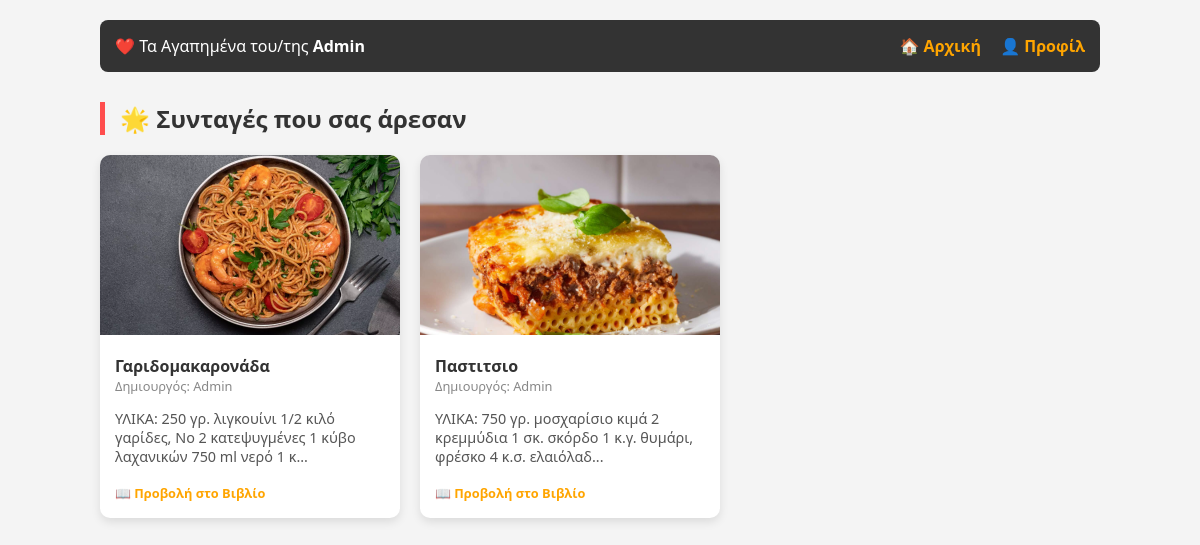
Page /favorites.php (signed in) on the committed database.
### tables this page shows
CREATE TABLE `recipes` (
  `id` int(11) NOT NULL,
  `user_id` int(11) NOT NULL,
  `title` varchar(255) NOT NULL,
  `description` text NOT NULL,
  `image_url` varchar(255) DEFAULT NULL,
  `created_at` timestamp NOT NULL DEFAULT current_timestamp()
);

CREATE TABLE `users` (
  `id` int(11) NOT NULL,
  `username` varchar(100) NOT NULL,
  `email` varchar(100) NOT NULL,
  `password` varchar(255) NOT NULL
);

### favorites.php (the view, shortened to what this page needs)
<?php
require_once 'config.php';
$user_id = $_SESSION['user_id'];
$sql = "SELECT r.*, u.username
        FROM recipes r
        JOIN likes l ON r.id = l.recipe_id
        JOIN users u ON r.user_id = u.id
        WHERE l.user_id = ?
        ORDER BY l.id DESC";
$stmt = $pdo->prepare($sql);
$stmt->execute([$user_id]);
$fav_recipes = $stmt->fetchAll();
?>
<!DOCTYPE html>
<html lang="el">
<head>
</head>
<body>
<div class="container">
    <header>
        <span>❤️ Τα Αγαπημένα του/της <strong><?php echo htmlspecialchars($_SESSION['username']); ?></strong></span>
        <nav>
            <a href="index.php">🏠 Αρχική</a>
            <a href="profile.php">👤 Προφίλ</a>
        </nav>
    </header>
    <h2>🌟 Συνταγές που σας άρεσαν</h2>
    <div class="recipe-grid">
        <?php if (empty($fav_recipes)): ?>
            <p style="padding-left: 20px;">Δεν έχετε προσθέσει ακόμα καμία συνταγή στα αγαπημένα.</p>
        <?php else: ?>
            <?php foreach ($fav_recipes as $recipe): ?>
                <div class="recipe-card">
                    <?php if($recipe['image_url']): ?>
                        <img src="uploads/<?php echo htmlspecialchars($recipe['image_url']); ?>" class="recipe-img">
                    <?php endif; ?>
                    <div class="recipe-body">
                        <h4><?php echo htmlspecialchars($recipe['title']); ?></h4>
                        <div class="author">Δημιουργός: <?php echo htmlspecialchars($recipe['username']); ?></div>
                        <p style="font-size: 0.9rem; color: #555;">
                            <?php echo mb_strimwidth(htmlspecialchars($recipe['description']), 0, 100, "..."); ?>
                        </p>
                        <a href="index.php?id=<?php echo $recipe['id']; ?>" style="font-size: 0.8rem; color: #ffa500; text-decoration: none; font-weight: bold;">
    📖 Προβολή στο Βιβλίο
</a>
                    </div>
                </div>
            <?php endforeach; ?>
        <?php endif; ?>
    </div>
</div>
</body>
</html>

### favorites.php (style rules this page uses)
body { font-family: 'Segoe UI', Tahoma, sans-serif; background: #f4f4f4; margin: 0; padding: 20px; }
.container { max-width: 1000px; margin: auto; }
header { background: #333; color: white; padding: 15px; border-radius: 8px; display: flex; justify-content: space-between; align-items: center; margin-bottom: 30px; }
header a { color: #ffa500; text-decoration: none; font-weight: bold; margin-left: 15px; }
h2 { border-left: 5px solid #ff4d4d; padding-left: 15px; color: #333; }
.recipe-grid { display: flex; flex-wrap: wrap; gap: 20px; }
.recipe-card { background: white; border-radius: 10px; width: 300px; box-shadow: 0 4px 10px rgba(0,0,0,0.1); overflow: hidden; }
.recipe-img { width: 100%; height: 180px; object-fit: cover; }
.recipe-body { padding: 15px; }
.recipe-body h4 { margin: 0; color: #333; }
.author { font-size: 0.8rem; color: #888; margin-bottom: 10px; }

### rows in the picture
recipes: image_url (picture), title "Γαριδομακαρονάδα", user.username "Admin", description "ΥΛΙΚΑ: 250 γρ. λιγκουίνι 1/2 κιλό γαρίδες, Νο 2 κατεψυγμένες 1 κύβο λαχανικών 750 ml νερό 1 κ..."
recipes: image_url (picture), title "Παστιτσιο", user.username "Admin", description "ΥΛΙΚΑ: 750 γρ. μοσχαρίσιο κιμά 2 κρεμμύδια 1 σκ. σκόρδο 1 κ.γ. θυμάρι, φρέσκο 4 κ.σ. ελαιόλαδ..."

### other values in the picture
$_SESSION['username'] "Admin"
